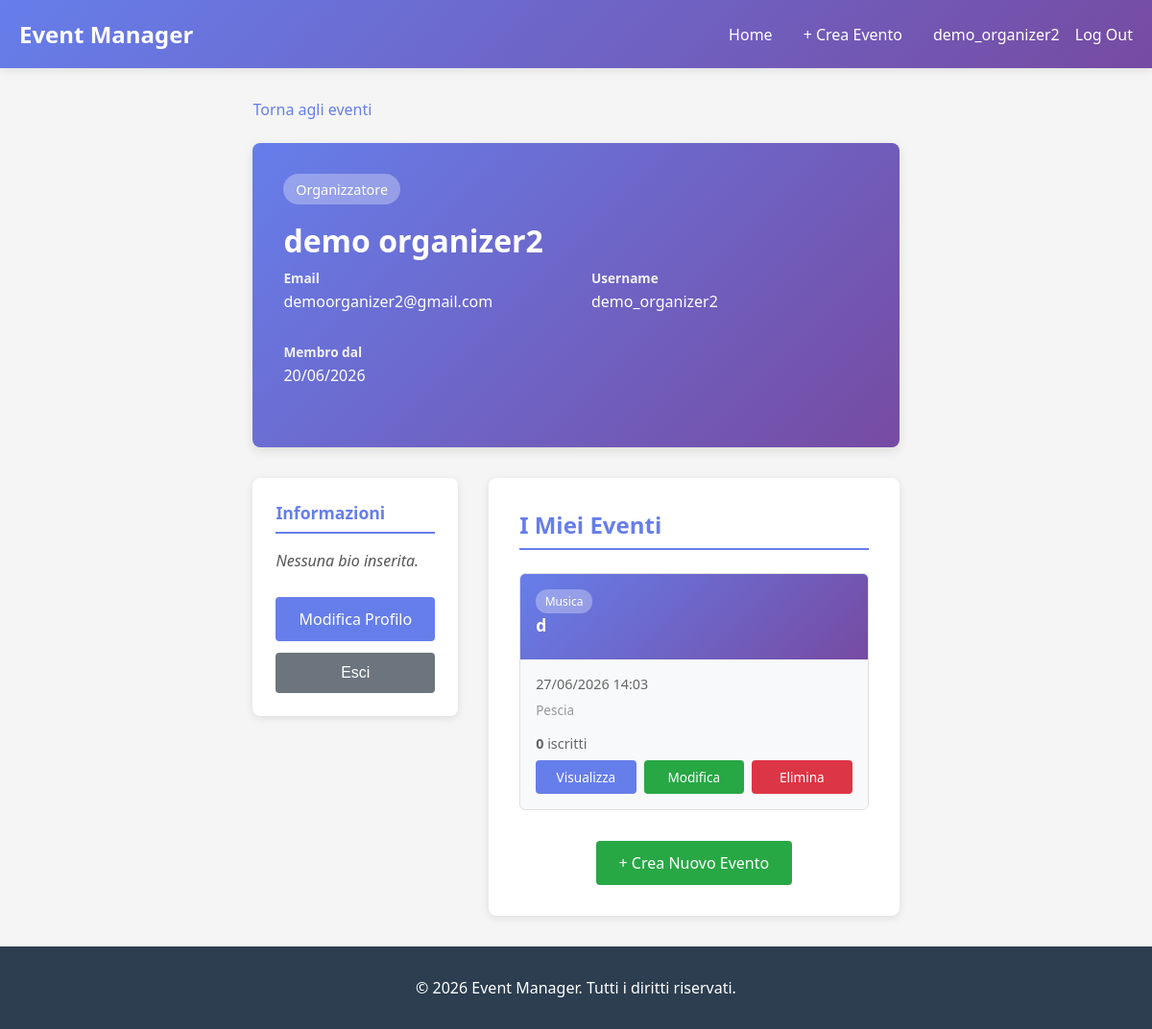
The page /profile/ (signed in) on the database as committed earlier.
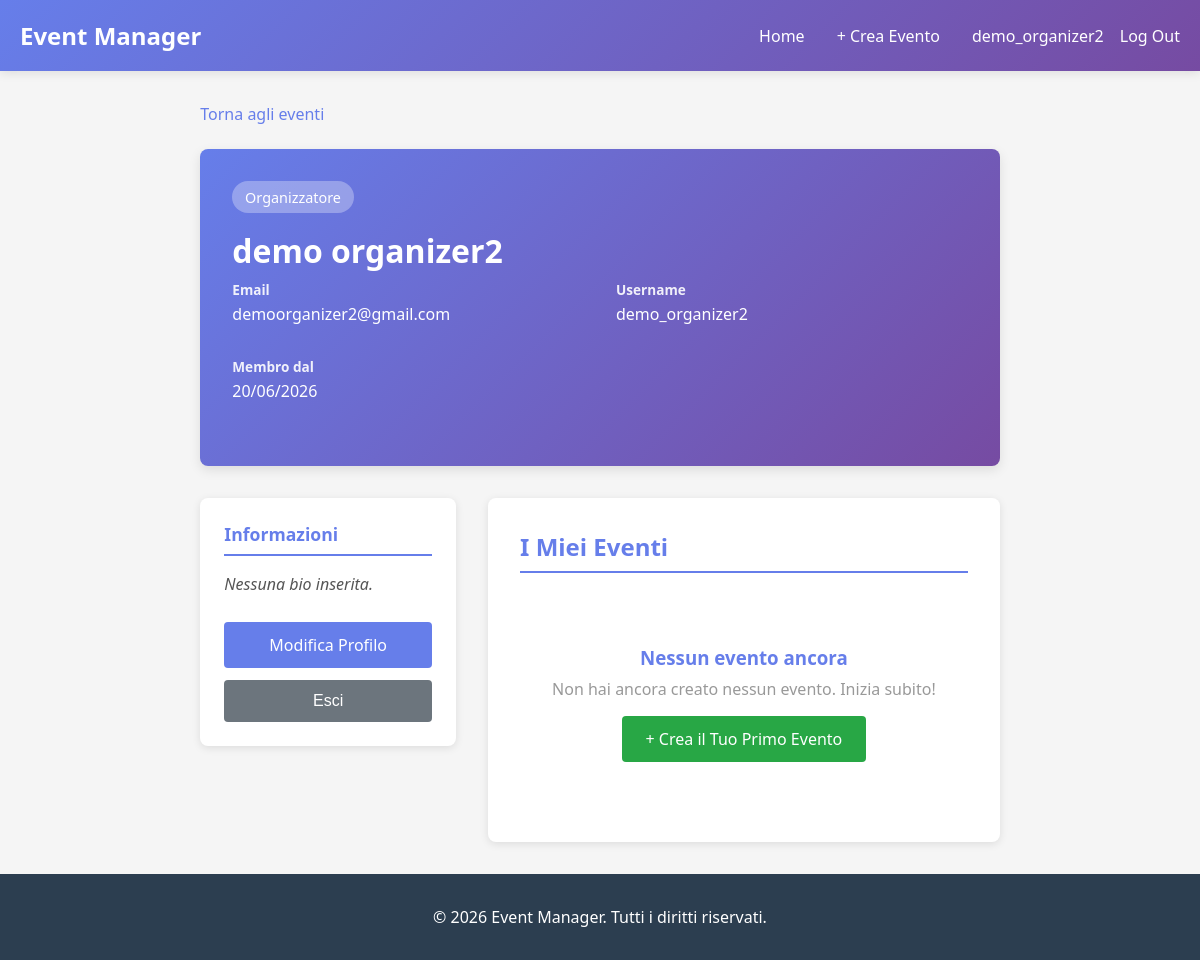
The same page on the database as committed later.
### events/models.py (models this page shows, shortened)
class Event(models.Model):
    title = models.CharField(max_length=200)
    description = models.TextField()
    date = models.DateTimeField()
    location = models.CharField(max_length=200)
    category = models.ForeignKey(
        Category,
        on_delete=models.SET_NULL,
        null=True,
        blank=True,
        related_name='events'
    )
    organizer = models.ForeignKey(
        settings.AUTH_USER_MODEL,
        on_delete=models.CASCADE,
        related_name='organized_events'
    )
    created_at = models.DateTimeField(auto_now_add=True)
    class Meta:
        ordering = ['date']

class Category(models.Model):
    name = models.CharField(max_length=100)
    class Meta:
        verbose_name_plural = "Categories"

### users/views.py (the view)
# urls.py: path('profile/', users_views.profile_view, name='profile'),
@login_required(login_url='login')
def profile_view(request):
    user = request.user
    if user.role == 'organizer':
        organized_events = user.organized_events.all()
        context = {'organized_events': organized_events}
    else:
        attended_events = user.registrations.all()
        context = {'attended_events': attended_events}
    return render(request, 'profile.html', context)

### templates/profile.html (shortened to what the changed rows need)
{% extends "base.html" %}
{% load static %}
{% block extra_css %}
<link rel="stylesheet" href="{% static 'css/profile.css' %}">
{% endblock %}
{% block content %}
<div class="profile-header">
    <h1>{{ user.get_full_name|default:user.username }}</h1>
</div>
<div class="profile-body">
    <div class="profile-main">
        <div class="events-section">
            {% if user.role == 'organizer' %}
                <h2>I Miei Eventi</h2>
                {% if organized_events %}
                    <div class="events-grid">
                        {% for event in organized_events %}
                            <div class="event-card-profile">
                                <div class="event-card-header-profile">
                                    {% if event.category %}
                                        <span class="event-category-badge">{{ event.category.name }}</span>
                                    {% endif %}
                                    <h3>{{ event.title }}</h3>
                                </div>
                                <div class="event-card-body-profile">
                                    <div class="event-card-date-profile">{{ event.date|date:"d/m/Y H:i" }}</div>
                                    <div class="event-card-location-profile">{{ event.location }}</div>
                                    <p class="event-attendees-count">
                                        <strong>{{ event.registrations.count }}</strong> iscritt{{ event.registrations.count|pluralize:"o,i" }}
                                    </p>
                                    <div class="event-card-actions-profile">
                                        <a href="{% url 'event_detail' event.id %}" class="btn-view">Visualizza</a>
                                        <a href="{% url 'event_edit' event.id %}" class="btn-edit">Modifica</a>
                                        <a href="{% url 'event_delete' event.id %}" class="btn-delete">Elimina</a>
                                    </div>
                                </div>
                            </div>
                        {% endfor %}
                    </div>
                    <div class="create-event-wrapper">
                        <a href="{% url 'event_create' %}" class="btn btn-success">+ Crea Nuovo Evento</a>
                    </div>
                {% else %}
                    <div class="no-events-profile">
                        <h3>Nessun evento ancora</h3>
                        <p>Non hai ancora creato nessun evento. Inizia subito!</p>
                        <a href="{% url 'event_create' %}" class="btn btn-success margin-top-1">+ Crea il Tuo Primo Evento</a>
                    </div>
                {% endif %}
            {% endif %}
        </div>
    </div>
</div>
{% endblock %}

Rows that differ between the two databases and show on the page:
removed Event: category.name "Musica", title "d", date "27/06/2026 14:03", location "Pescia", registrations.count "0"
Other text that changed with them:
text no longer shown: "+ Crea Nuovo Evento"
text now shown: "Nessun evento ancora Non hai ancora creato nessun evento. Inizia subito! + Crea il Tuo Primo Evento"
